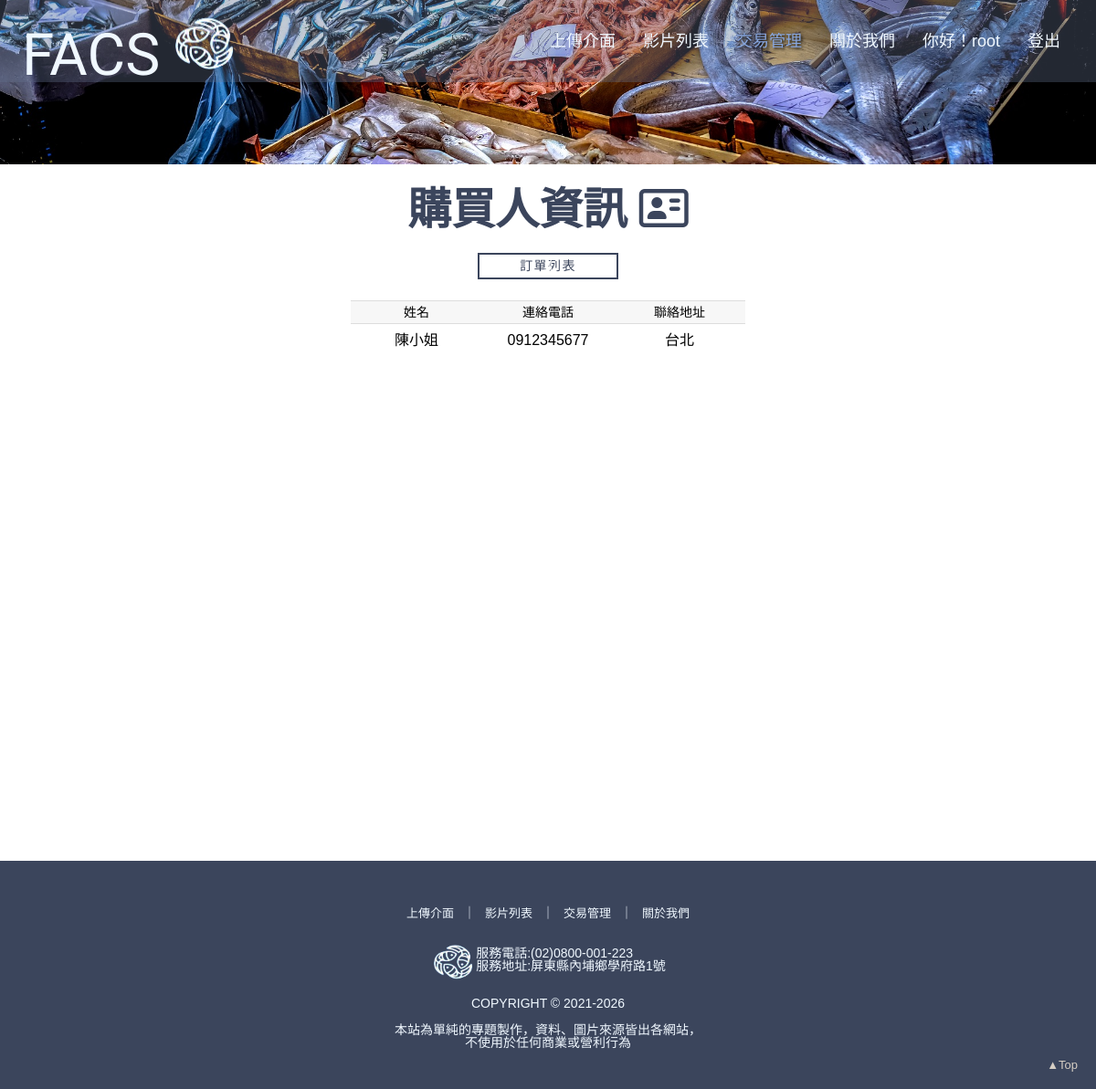
Page /buyerinfo/3/ (signed in) on the committed database.
### fish_app/models.py (models this page shows, shortened)
class Customer(models.Model):
    name = models.CharField(max_length=10, blank=True)
    mobile = models.CharField(max_length=10, blank=True)
    location = models.CharField(max_length=30, blank=True)
    user = models.ForeignKey(User, on_delete=models.CASCADE, null=False)

### fish_app/views.py (the view)
# urls.py: path('buyerinfo/<int:id>/', Buyerinfo.as_view(), name='buyerinfo'),
class Buyerinfo(APIView):
    renderer_classes = [TemplateHTMLRenderer]
    template_name = "Order/buyerlnfo.html"
    def get(self, request, id):
        if request.user.id != None:
            customer = Customer.objects.get(id=id)
            return Response({'customer': customer})
        else:
            return redirect('/login/')

### templates/Order/buyerlnfo.html (shortened to what this page needs)
{% if user.is_authenticated %} {% load static %}
<!DOCTYPE html>
<html lang="en">
  <head>
    <link href="{% static "css/style05.css" %}" rel="stylesheet" type="text/css"
    />
  </head>
  <body>
    <div class="wrap">
      <div class="orderlist-head-bg6" id="top">
        <div class="nav">
          <div class="nav-left">
            <a href="/">
              <h2>FACS</h2>
              <img src="{% static 'logo.png' %}" alt="" />
            </a>
          </div>
          <ul class="menu">
            <li><a href="/upload">上傳介面</a></li>
            <li>
              <a href="/videos/">影片列表</a>
            </li>
            <li>
              <a href="/trade" class="in-menu">交易管理</a>
            </li>
            <li><a href="/about">關於我們</a></li>
            <li>
              <a href="/profile"
                ><span data-descr="查看資料">你好！{{ user.username }}</span></a
              >
            </li>
            <li><a href="{% url 'logout' %}">登出</a></li>
          </ul>
        </div>
        <div class="head"></div>
      </div>
      <div class="order-list-contain">
        <h2>
          購買人資訊 <i class="fa fa-address-card-o" aria-hidden="true"></i>
        </h2>
        <div class="order-list-title">
          <div class="buttons">
            <div class="container">
              <a
                href="{% url 'orderlist' %}"
                class="btn effect04"
                data-sm-link-text="回 到 列 表"
                ><span>訂單列表</span></a
              >
            </div>
          </div>
        </div>
        <div class="order-table-contain">
          <ul class="order-push">
            <li>
              <h3>姓名</h3>
              {{ customer.name }}
            </li>
            <li>
              <h3>連絡電話</h3>
              {{ customer.mobile }}
            </li>
            <li>
              <h3>聯絡地址</h3>
              {{ customer.location }}
            </li>
          </ul>
        </div>
      </div>
      {% endif %}
      <div class="footer">
        <div class="footer-nav">
          <ul>
            <li><a href="/upload">上傳介面</a></li>
            ｜
            <li><a href="/videos">影片列表</a></li>
            ｜
            <li><a href="/trade">交易管理</a></li>
            ｜
            <li><a href="/about">關於我們</a></li>
          </ul>
        </div>
        <div class="num-ad">
          <img
            src="{% static 'logo.png' %}"
            width="50px"
            height="50px"
            alt=""
          />
          <div class="num-ad2">
            <p>服務電話:(02)0800-001-223</p>
            <p>服務地址:屏東縣內埔鄉學府路1號</p>
          </div>
        </div>
        <div class="copytight">
          <p>COPYRIGHT © 2021-2026</p>
          <p>
            本站為單純的專題製作，資料、圖片來源皆出各網站，<br />不使用於任何商業或營利行為
          </p>
        </div>
        <a href="#" class="top"><span>▲Top</span></a>
      </div>
    </div>
  </body>
</html>

### static/css/style05.css (style rules this page uses)
html, body, div, span, applet, object, iframe, h1, h2, h3, h4, h5, h6, p, blockquote, pre, a, abbr, acronym, address, big, cite, code, del, dfn, em, img, ins, kbd, q, s, samp, small, strike, strong, sub, sup, tt, var, b, u, i, center, dl, dt, dd, ol, ul, li, fieldset, form, label, legend, table, caption, tbody, tfoot, thead, tr, th, td, article, aside, canvas, details, embed, figure, figcaption, footer, header, hgroup, menu, nav, output, ruby, section, summary, time, mark, audio, video { margin: 0; padding: 0; border: 0; font-size: 100%; font: inherit; vertical-align: baseline; }
body { line-height: 1; }
ol, ul { list-style: none; }
*, *::before, *::after { box-sizing: border-box; }
.wrap { margin: 0 auto; }
.nav-left a { display: flex; }
.nav-left img { padding: 10px 0 10px 0px; }
.nav { height: 90px; background-color: #65748f59; display: flex; justify-content: space-between; }
.nav ul { display: flex; margin-right: 2%; align-items: center; }
.nav li { margin-right: 15px; margin-left: 15px; }
.nav a { font-size: 18px; color: aliceblue; text-decoration: none; font-family: "Noto Sans TC", sans-serif; }
.nav .in-menu { color: rgb(136, 167, 223); text-shadow: black 0.1em 0.1em 0.2em; border-bottom: 2px rgba(48, 91, 172, 0) solid; padding-bottom: 5px; }
.nav-left { display: flex; padding-left: 2%; align-items: center; }
.nav-left h2 { color: aliceblue; font-size: 64px; margin-right: 5%; margin-top: 14%; font-family: "Ramaraja", serif; }
.head { color: aliceblue; font-family: "Noto Sans TC", sans-serif; padding: 50px 0px 0px 15%; }
.footer { background-color: #3b455c; height: 250px; padding-top: 30px; display: flex; color: aliceblue; flex-direction: column; align-items: center; font-family: "Noto Sans TC", sans-serif; font-size: 14px; font-weight: 500; }
.footer-nav ul { display: flex; margin-top: 6%; }
.footer-nav li { margin-right: 10px; margin-left: 10px; }
.footer a { font-size: 13px; color: aliceblue; text-decoration: none; font-family: "Noto Sans TC", sans-serif; }
.num-ad { display: flex; margin-top: 20px; }
.num-ad2 { margin-top: 4%; }
.copytight { text-align: center; }
.copytight p { margin-top: 15px; margin-bottom: 10px; }
.footer span { position: fixed; color: rgb(214, 206, 196); right: 20px; bottom: 20px; }
span[data-descr] { position: relative; }
.videos-contain, .order-list-contain ,.chart-contain { background-color: #ffffff; padding: 2% 5%; font-family: "Noto Sans TC", sans-serif; }
.videos-contain h2, .order-list-contain h2,.chart-contain h2 { font-size: 48px; text-align: center; margin-bottom: 15px; font-weight: 700; color: #3b455c; }
.orderlist-head-bg6 { background-image: url(../images/cover6.jpg); background-color: #ffffff; background-repeat: no-repeat; background-position: top; background-size: cover; background-position: 70% 60%; height: 180px; }
.order-list-title { display: flex; justify-content: flex-start; width: 80%; margin: 15px auto; }
.buttons { display: flex; flex-direction: row; flex-wrap: wrap; justify-content: center; text-align: center; width: 100%; height: 100%; margin: 0 auto; }
.container { align-items: center; display: flex; flex-direction: column; justify-content: center; text-align: center; background-color: #ffffff; width: 150px; }
.container a { margin-top: 10px; }
.btn { letter-spacing: 0.1em; cursor: pointer; font-size: 14px; font-weight: 400; line-height: 25px; max-width: 160px; position: relative; text-decoration: none; text-transform: uppercase; width: 100%; }
.effect04 { --uismLinkDisplay: var(--smLinkDisplay, inline-flex); display: var(--uismLinkDisplay); color: #3b455c; outline: solid 2px #3b455c; position: relative; transition-duration: 0.4s; overflow: hidden; }
.effect04::before, .effect04 span { margin: 0 auto; transition-timing-function: cubic-bezier(0.86, 0, 0.07, 1); transition-duration: 0.4s; }
.effect04::before { content: attr(data-sm-link-text); color: #fff; position: absolute; left: 0; right: 0; margin: auto; -webkit-transform: translateY(500%) scale(-0.1, 20); transform: translateY(500%) scale(-0.1, 20); }
.order-push { display: flex; text-align: center; justify-content: center; flex-wrap: wrap; }
.order-push li { width: 13.3333%; }
.order-push h3 { background-color: #f7f7f7; margin: 10px 0px; border-top: 1px #dddddd solid; border-bottom: 1px #dddddd solid; padding: 5px 0; font-weight: 500; font-size: 14px; }
.order-table-contain { height: 600px; }

### rows in the picture
Customer: name "陳小姐", mobile "0912345677", location "台北"

### other values in the picture
{{ user.username }} "root"
